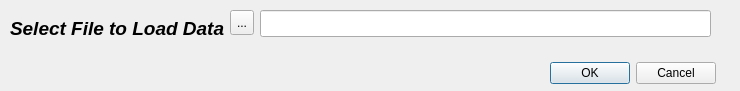
<?xml version="1.0" encoding="UTF-8"?>
<ui version="4.0">
 <class>SelectPaths</class>
 <widget class="QMainWindow" name="SelectPaths">
  <property name="windowModality">
   <enum>Qt::ApplicationModal</enum>
  </property>
  <property name="geometry">
   <rect>
    <x>0</x>
    <y>0</y>
    <width>740</width>
    <height>91</height>
   </rect>
  </property>
  <property name="minimumSize">
   <size>
    <width>740</width>
    <height>91</height>
   </size>
  </property>
  <property name="maximumSize">
   <size>
    <width>735</width>
    <height>328</height>
   </size>
  </property>
  <property name="baseSize">
   <size>
    <width>735</width>
    <height>328</height>
   </size>
  </property>
  <property name="windowTitle">
   <string>Select Your Paths</string>
  </property>
  <widget class="QWidget" name="centralwidget">
   <widget class="QLabel" name="LoadFileLabel">
    <property name="geometry">
     <rect>
      <x>10</x>
      <y>20</y>
      <width>271</width>
      <height>17</height>
     </rect>
    </property>
    <property name="font">
     <font>
      <pointsize>14</pointsize>
      <weight>75</weight>
      <italic>true</italic>
      <bold>true</bold>
     </font>
    </property>
    <property name="text">
     <string>Select File to Load Data</string>
    </property>
   </widget>
   <widget class="QToolButton" name="FileLoadButton">
    <property name="geometry">
     <rect>
      <x>230</x>
      <y>10</y>
      <width>24</width>
      <height>25</height>
     </rect>
    </property>
    <property name="text">
     <string>...</string>
    </property>
   </widget>
   <widget class="QLineEdit" name="FileLoadLineEditor">
    <property name="geometry">
     <rect>
      <x>260</x>
      <y>10</y>
      <width>451</width>
      <height>27</height>
     </rect>
    </property>
   </widget>
   <widget class="QDialogButtonBox" name="acceptLoadFileButton">
    <property name="geometry">
     <rect>
      <x>540</x>
      <y>60</y>
      <width>176</width>
      <height>27</height>
     </rect>
    </property>
    <property name="standardButtons">
     <set>QDialogButtonBox::Cancel|QDialogButtonBox::Ok</set>
    </property>
   </widget>
  </widget>
 </widget>
 <resources/>
 <connections/>
</ui>
